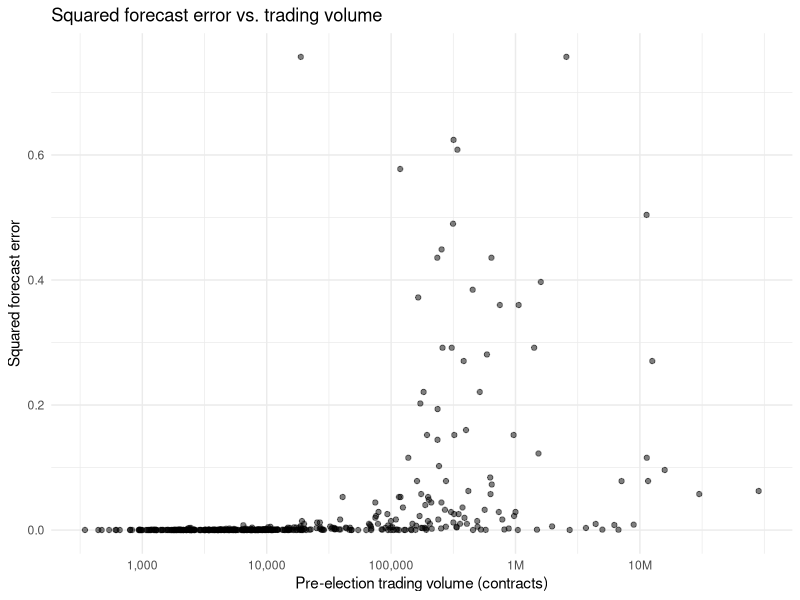
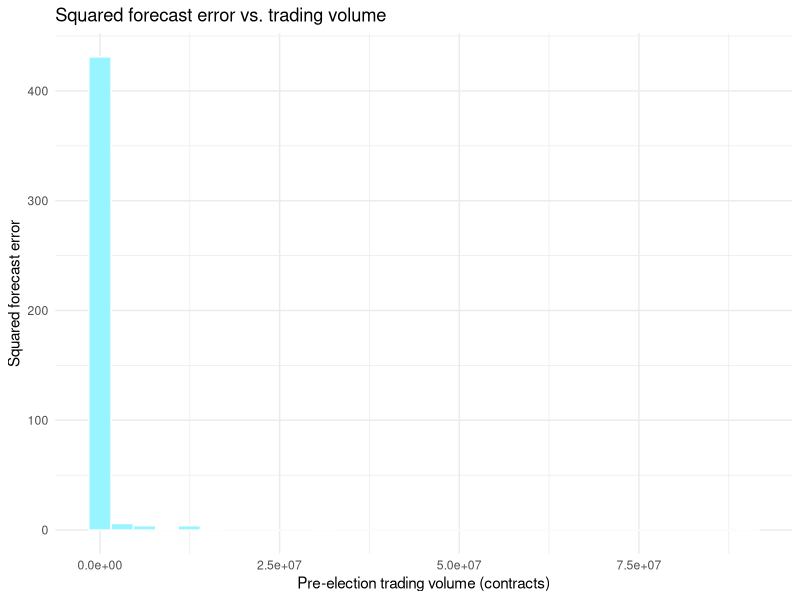
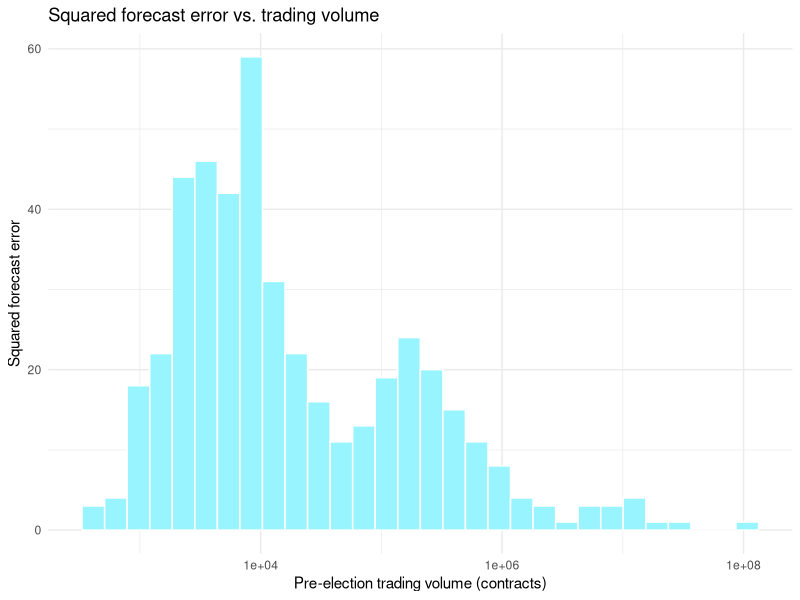

These charts were generated, in order, by the following R code:
## ---- chunk 1
races<-read.csv("clean/races.csv")
summary(races)
## ---- chunk 2
summary(races$forecast_error)
## ---- chunk 3
subset(
  races,
  is.na(forecast_error),
  select = c(race_key, chamber, state, district, market_status, favorite_won)
)
## ---- chunk 4
settled <- races$race_key %in% c("H-CA-23", "H-NC-07")

races$market_status[settled] <- "finalized"
races$favorite_won[settled] <- 1L
races$forecast_error[settled] <- (races$prob_final[settled] - 1)^2

races_analysis <- subset(races, !is.na(forecast_error))
## ---- chunk 5
races$abs_pres_margin_2024 <- abs(races$pres_margin_2024)
continuous_vars <- c("forecast_error", "prob_final", "contract_volume_race", "market_uncertainty", "abs_pres_margin_2024", "fundraising_log_ratio")

continuous_summary <- data.frame()

for (var in continuous_vars) {
  x <- races[[var]]
  
  new_row <- data.frame(
    Variable = var,
    Missing = sum(is.na(x)),
    Observed = sum(!is.na(x)),
    Min = min(x, na.rm = TRUE),
    Q1 = quantile(x, 0.25, na.rm = TRUE, names = FALSE),
    Median = median(x, na.rm = TRUE),
    Mean = mean(x, na.rm = TRUE),
    Q3 = quantile(x, 0.75, na.rm = TRUE, names = FALSE),
    Max = max(x, na.rm = TRUE),
    SD = sd(x, na.rm = TRUE)
  )
  
  continuous_summary <- rbind(continuous_summary, new_row)
}

table_tex <- knitr::kable(continuous_summary, format = "latex", digits = 4)

knitr::asis_output(paste0(
  "\\noindent\\resizebox{\\linewidth}{!}{%\n",
  paste(table_tex, collapse = "\n"),
  "\n}\n"
))
## ---- chunk 6
table(races$favorite_won, useNA = "always")
table(races$chamber, useNA = "always")
table(races$incumbency_status, useNA = "always")
## ---- chunk 7
library(ggplot2)
plot_data <- subset(races, !is.na(forecast_error))

ggplot(plot_data, aes(x = contract_volume_race, y = forecast_error)) +
  geom_point(alpha = 0.5) +
  scale_x_log10(
    breaks = c(1e3, 1e4, 1e5, 1e6, 1e7),
    labels = c("1,000", "10,000", "100,000", "1M", "10M")
  ) +
  labs(
    title = "Squared forecast error vs. trading volume",
    x = "Pre-election trading volume (contracts)",
    y = "Squared forecast error"
  ) +
  theme_minimal()
## ---- chunk 8
ggplot(plot_data, aes(x = contract_volume_race)) +
  geom_histogram(bins = 30, fill = "cadetblue1", color = "white") +
  labs(
    title = "Squared forecast error vs. trading volume",
    x = "Pre-election trading volume (contracts)",
    y = "Squared forecast error"
  ) +
  theme_minimal()

## ---- chunk 9
ggplot(plot_data, aes(x = contract_volume_race)) +
  geom_histogram(bins = 30, fill = "cadetblue1", color = "white") +
  scale_x_log10() +
  labs(
    title = "Squared forecast error vs. trading volume",
    x = "Pre-election trading volume (contracts)",
    y = "Squared forecast error"
  ) +
  theme_minimal()
